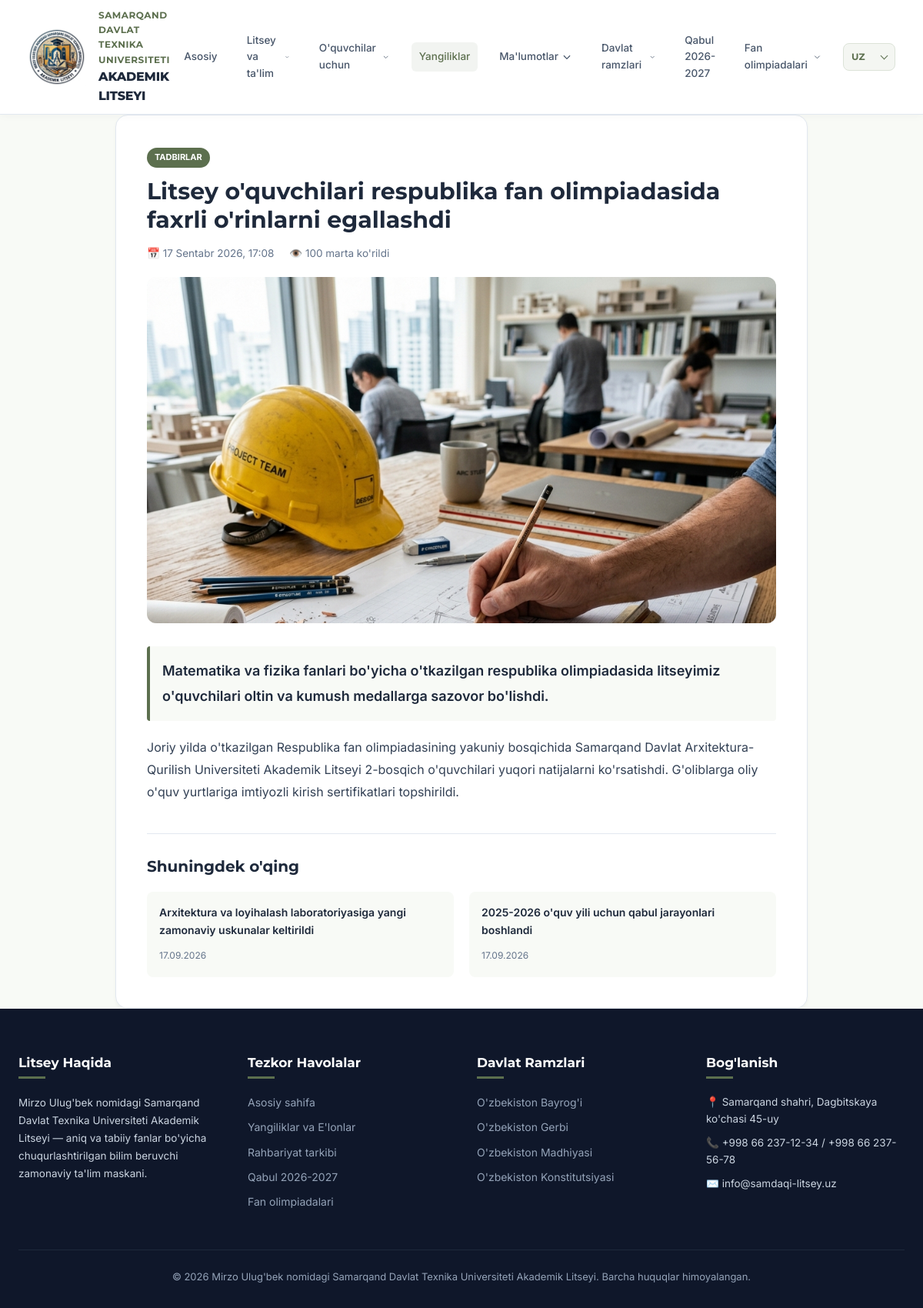
The app's page /yangiliklar/respublika-fan-olimpiadasi-yutuqlari/ with its own data.
### main/models.py (models this page shows, shortened)
class News(models.Model):
    title = models.CharField(max_length=255, verbose_name="Sarlavha (O'zbekcha)")
    title_ru = models.CharField(max_length=255, default="", verbose_name="Sarlavha (Ruscha)")
    title_en = models.CharField(max_length=255, default="", verbose_name="Sarlavha (Inglizcha)")
    slug = models.SlugField(unique=True, blank=True, max_length=255)
    category = models.ForeignKey(NewsCategory, on_delete=models.SET_NULL, null=True, blank=True, verbose_name="Kategoriya")
    image = models.ImageField(upload_to='news/', verbose_name="Muqova rasmi")
    summary = models.TextField(verbose_name="Qisqacha mazmun (O'zbekcha)")
    summary_ru = models.TextField(default="", verbose_name="Qisqacha mazmun (Ruscha)")
    summary_en = models.TextField(default="", verbose_name="Qisqacha mazmun (Inglizcha)")
    content = models.TextField(verbose_name="To'liq matn (O'zbekcha)")
    content_ru = models.TextField(default="", verbose_name="To'liq matn (Ruscha)")
    content_en = models.TextField(default="", verbose_name="To'liq matn (Inglizcha)")
    is_featured = models.BooleanField(default=False, verbose_name="Muhim (Asosiy sahifada)")
    views_count = models.PositiveIntegerField(default=0, verbose_name="Ko'rishlar soni")
    created_at = models.DateTimeField(auto_now_add=True, verbose_name="Yaratilgan vaqti")
    class Meta:
        verbose_name = "Yangilik"
        verbose_name_plural = "Yangiliklar va E'lonlar"
        ordering = ['-created_at']
    def save(self, *args, **kwargs):
        if not self.slug:
            self.slug = slugify(self.title)
        super().save(*args, **kwargs)

class NewsCategory(models.Model):
    name = models.CharField(max_length=100, verbose_name="Kategoriya nomi (O'zbekcha)")
    name_ru = models.CharField(max_length=100, default="", verbose_name="Kategoriya nomi (Ruscha)")
    name_en = models.CharField(max_length=100, default="", verbose_name="Kategoriya nomi (Inglizcha)")
    slug = models.SlugField(unique=True, blank=True)
    class Meta:
        verbose_name = "Yangilik kategoriyasi"
        verbose_name_plural = "Yangilik kategoriyalari"

### main/views.py (the view)
# urls.py: path('yangiliklar/<slug:slug>/', views.news_detail_view, name='news_detail'),
def news_detail_view(request, slug):
    news_item = get_object_or_404(News, slug=slug)
    news_item.views_count += 1
    news_item.save(update_fields=['views_count'])
    related_news = News.objects.exclude(id=news_item.id)[:4]
    context = {
        'news': news_item,
        'related_news': related_news,
    }
    return render(request, 'news_detail.html', context)

### main/templatetags/language_tags.py (called while the page is built)
@register.simple_tag(takes_context=True)
def localized(context, instance, field_name):
    language_code = context['request'].LANGUAGE_CODE
    if language_code in {'ru', 'en'}:
        translated_value = getattr(instance, f'{field_name}_{language_code}', '')
        if translated_value:
            return translated_value
    return getattr(instance, field_name, '')

@register.simple_tag(takes_context=True)
def ui(context, text):
    language_code = context['request'].LANGUAGE_CODE
    return UI_TRANSLATIONS.get(text, {}).get(language_code, text)

### templates/news_detail.html (shortened to what this page needs)
{% extends 'base.html' %}
{% load static %}
{% load language_tags %}
{% block content %}
<div class="container section-padding">
  <div style="max-width: 900px; margin: 0 auto; background: #ffffff; padding: 40px; border-radius: 16px; border: 1px solid var(--border-color); box-shadow: var(--shadow-sm);">
    <div style="margin-bottom: 20px;">
      {% if news.category %}
        <span class="news-badge" style="position: static; display: inline-block; margin-bottom: 12px;">{% localized news.category 'name' %}</span>
      {% endif %}
      <h1 style="font-size: 30px; color: var(--secondary-color); margin-bottom: 14px;">{% localized news 'title' %}</h1>
      <div style="font-size: 13.5px; color: var(--text-muted); display: flex; gap: 20px;">
        <span>📅 {{ news.created_at|date:"d F Y, H:i" }}</span>
        <span>👁️ {{ news.views_count }} marta ko'rildi</span>
      </div>
    </div>
    {% if news.image %}
      <div style="margin-bottom: 30px; border-radius: 12px; overflow: hidden; max-height: 450px;">
        <img src="{{ news.image.url }}" alt="{% localized news 'title' %}" style="width: 100%; height: 100%; object-fit: cover;">
      </div>
    {% endif %}
    <div style="font-size: 16px; line-height: 1.8; color: #334155; margin-bottom: 40px;">
      <p style="font-weight: 600; font-size: 18px; margin-bottom: 20px; color: #1e293b; background: var(--bg-light); padding: 16px; border-left: 4px solid var(--primary-color); border-radius: 4px;">
        {% localized news 'summary' %}
      </p>
      {% localized news 'content' as localized_content %}
      {{ localized_content|linebreaks }}
    </div>
    <hr style="border: none; border-top: 1px solid var(--border-color); margin-bottom: 30px;">
    {% if related_news %}
      <h3 style="font-size: 20px; margin-bottom: 20px; color: var(--secondary-color);">{% ui "Shuningdek o'qing" %}</h3>
      <div style="display: grid; grid-template-columns: repeat(auto-fit, minmax(240px, 1fr)); gap: 20px;">
        {% for item in related_news %}
          <div style="background: var(--bg-light); padding: 16px; border-radius: 8px;">
            <a href="{% url 'news_detail' slug=item.slug %}" style="font-weight: 600; font-size: 14px; color: var(--secondary-color); display: block; margin-bottom: 8px;">
              {% localized item 'title' %}
            </a>
            <span style="font-size: 12px; color: var(--text-muted);">{{ item.created_at|date:"d.m.Y" }}</span>
          </div>
        {% endfor %}
      </div>
    {% endif %}
  </div>
</div>
{% endblock %}

### static/css/style.css (style rules this page uses)
:root { --primary-color: #5c6f4e; --primary-hover: #48593c; --secondary-color: #1e293b; --accent-gold: #d97706; --bg-light: #f8faf6; --card-bg: #ffffff; --text-dark: #1e293b; --text-muted: #64748b; --border-color: #e2e8f0; --shadow-sm: 0 2px 4px rgba(0,0,0,0.04); --shadow-md: 0 4px 12px rgba(0,0,0,0.08); --shadow-lg: 0 12px 28px rgba(0,0,0,0.12); --radius: 12px; --transition: all 0.3s cubic-bezier(0.4, 0, 0.2, 1); }
* { margin: 0; padding: 0; box-sizing: border-box; }
body { font-family: 'Inter', sans-serif; color: var(--text-dark); background-color: var(--bg-light); line-height: 1.6; }
h1, h2, h3, h4, h5, h6 { font-family: 'Montserrat', sans-serif; font-weight: 700; line-height: 1.25; }
a { color: inherit; text-decoration: none; transition: var(--transition); }
img { max-width: 100%; height: auto; display: block; }
.section-padding { padding: 70px 0; }
.container { max-width: 1300px; margin: 0 auto; padding: 0 24px; }
.news-badge { position: absolute; top: 14px; left: 14px; background: var(--primary-color); color: #ffffff; font-size: 11px; font-weight: 700; padding: 4px 10px; border-radius: 20px; text-transform: uppercase; }

### records on screen
News: category.name "TADBIRLAR", title "Litsey o'quvchilari respublika fan olimpiadasida faxrli o'rinlarni egallashdi", created_at "17 Sentabr 2026, 17:08", views_count "100", image (picture), summary "Matematika va fizika fanlari bo'yicha o'tkazilgan respublika olimpiadasida litseyimiz o'quvchilari oltin va kumush medallarga sazovor bo'lishdi.", content "Joriy yilda o'tkazilgan Respublika fan olimpiadasining yakuniy bosqichida Samarqand Davlat Arxitektura-Qurilish Universiteti Akademik Litseyi 2-bosqich o'quvchilari yuqori natijalarni ko'rsatishdi. G'oliblarga oliy o'quv yurtlariga imtiyozli kirish sertifikatlari topshirildi."
News: title "Arxitektura va loyihalash laboratoriyasiga yangi zamonaviy uskunalar keltirildi", created_at "17.09.2026"
News: title "2025-2026 o'quv yili uchun qabul jarayonlari boshlandi", created_at "17.09.2026"
